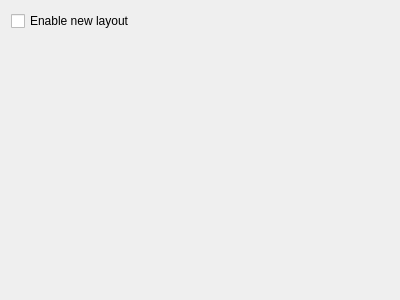
<?xml version="1.0" encoding="UTF-8"?>
<ui version="4.0">
 <class>AdministrativeTemplatesSettingsWidget</class>
 <widget class="QWidget" name="AdministrativeTemplatesSettingsWidget">
  <property name="geometry">
   <rect>
    <x>0</x>
    <y>0</y>
    <width>400</width>
    <height>300</height>
   </rect>
  </property>
  <property name="windowTitle">
   <string>Form</string>
  </property>
  <layout class="QGridLayout" name="gridLayout">
   <item row="0" column="0">
    <widget class="QCheckBox" name="enableLayoutCheckBox">
     <property name="text">
      <string>Enable new layout</string>
     </property>
    </widget>
   </item>
   <item row="1" column="0">
    <spacer name="verticalSpacer">
     <property name="orientation">
      <enum>Qt::Vertical</enum>
     </property>
     <property name="sizeHint" stdset="0">
      <size>
       <width>20</width>
       <height>40</height>
      </size>
     </property>
    </spacer>
   </item>
  </layout>
 </widget>
 <resources/>
 <connections/>
</ui>
